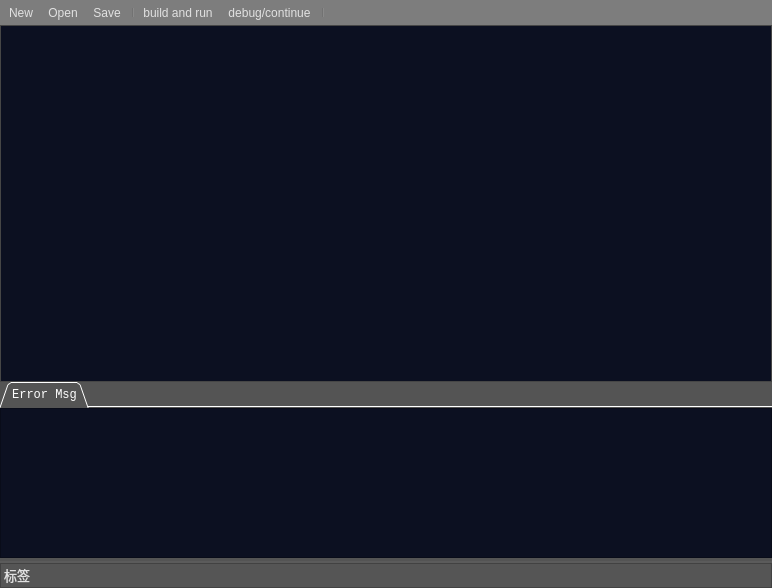
<?xml version="1.0" encoding="UTF-8"?>
<ui version="4.0">
 <class>swCompiler</class>
 <widget class="QMainWindow" name="swCompiler">
  <property name="geometry">
   <rect>
    <x>0</x>
    <y>0</y>
    <width>772</width>
    <height>588</height>
   </rect>
  </property>
  <property name="windowTitle">
   <string>sw-compiler</string>
  </property>
  <property name="styleSheet">
   <string notr="true">border-color: rgba(40, 40, 40, 150);
background-color: rgb(125, 125, 125);
color: rgb(225, 225, 225);</string>
  </property>
  <widget class="QWidget" name="centralwidget">
   <property name="font">
    <font>
     <family>Consolas</family>
    </font>
   </property>
   <property name="styleSheet">
    <string notr="true">background-color: rgb(91, 91, 91);</string>
   </property>
   <layout class="QVBoxLayout" name="verticalLayout">
    <property name="spacing">
     <number>0</number>
    </property>
    <property name="margin">
     <number>0</number>
    </property>
    <item>
     <widget class="QScrollArea" name="codeScroll">
      <property name="sizePolicy">
       <sizepolicy hsizetype="Expanding" vsizetype="Preferred">
        <horstretch>0</horstretch>
        <verstretch>30</verstretch>
       </sizepolicy>
      </property>
      <property name="styleSheet">
       <string notr="true">border-color: rgba(0, 0, 0, 0);
border-top-color: rgb(40, 43, 55);</string>
      </property>
      <property name="widgetResizable">
       <bool>true</bool>
      </property>
      <widget class="QWidget" name="codeScrollAreas">
       <property name="geometry">
        <rect>
         <x>0</x>
         <y>0</y>
         <width>770</width>
         <height>352</height>
        </rect>
       </property>
       <property name="styleSheet">
        <string notr="true">background-color: rgb(12, 16, 33);
selection-background-color: rgb(24, 37, 75);</string>
       </property>
       <layout class="QHBoxLayout" name="horizontalLayout">
        <property name="spacing">
         <number>0</number>
        </property>
        <property name="leftMargin">
         <number>20</number>
        </property>
        <property name="topMargin">
         <number>0</number>
        </property>
        <property name="rightMargin">
         <number>0</number>
        </property>
        <property name="bottomMargin">
         <number>0</number>
        </property>
        <item>
         <widget class="QPlainTextEdit" name="codeTextEdit">
          <property name="font">
           <font>
            <family>Consolas</family>
            <pointsize>12</pointsize>
           </font>
          </property>
          <property name="autoFillBackground">
           <bool>false</bool>
          </property>
          <property name="styleSheet">
           <string notr="true"/>
          </property>
          <property name="frameShape">
           <enum>QFrame::NoFrame</enum>
          </property>
          <property name="lineWidth">
           <number>0</number>
          </property>
          <property name="midLineWidth">
           <number>0</number>
          </property>
          <property name="plainText">
           <string/>
          </property>
         </widget>
        </item>
       </layout>
      </widget>
     </widget>
    </item>
    <item>
     <widget class="QTabWidget" name="infoTabs">
      <property name="enabled">
       <bool>true</bool>
      </property>
      <property name="sizePolicy">
       <sizepolicy hsizetype="Expanding" vsizetype="Preferred">
        <horstretch>0</horstretch>
        <verstretch>15</verstretch>
       </sizepolicy>
      </property>
      <property name="baseSize">
       <size>
        <width>0</width>
        <height>0</height>
       </size>
      </property>
      <property name="font">
       <font>
        <family>Consolas</family>
        <pointsize>9</pointsize>
       </font>
      </property>
      <property name="styleSheet">
       <string notr="true">background-color: rgb(84, 84, 84);
color: rgb(255, 255, 255);
border-bottom-color: rgb(91, 91, 91);</string>
      </property>
      <property name="tabPosition">
       <enum>QTabWidget::North</enum>
      </property>
      <property name="tabShape">
       <enum>QTabWidget::Triangular</enum>
      </property>
      <property name="currentIndex">
       <number>0</number>
      </property>
      <property name="elideMode">
       <enum>Qt::ElideNone</enum>
      </property>
      <property name="documentMode">
       <bool>true</bool>
      </property>
      <property name="tabsClosable">
       <bool>false</bool>
      </property>
      <property name="movable">
       <bool>false</bool>
      </property>
      <widget class="QWidget" name="errMsg">
       <property name="autoFillBackground">
        <bool>false</bool>
       </property>
       <property name="styleSheet">
        <string notr="true">border-left-color: rgb(12, 16, 33);
border-right-color: rgb(12, 16, 33);
border-bottom-color: rgb(84, 84, 84);
border-top-color: rgb(91, 91, 91);</string>
       </property>
       <attribute name="title">
        <string>Error Msg</string>
       </attribute>
       <layout class="QHBoxLayout" name="horizontalLayout_2">
        <property name="spacing">
         <number>0</number>
        </property>
        <property name="leftMargin">
         <number>0</number>
        </property>
        <property name="topMargin">
         <number>0</number>
        </property>
        <property name="rightMargin">
         <number>0</number>
        </property>
        <property name="bottomMargin">
         <number>3</number>
        </property>
        <item>
         <widget class="QTableWidget" name="errorMsgTable">
          <property name="font">
           <font>
            <family>Consolas</family>
            <pointsize>11</pointsize>
           </font>
          </property>
          <property name="autoFillBackground">
           <bool>true</bool>
          </property>
          <property name="styleSheet">
           <string notr="true">color: rgb(255, 255, 255);
background-color: rgb(12, 16, 33);
selection-background-color: rgb(24, 37, 75);</string>
          </property>
          <property name="frameShape">
           <enum>QFrame::StyledPanel</enum>
          </property>
          <property name="frameShadow">
           <enum>QFrame::Raised</enum>
          </property>
          <property name="lineWidth">
           <number>1</number>
          </property>
          <property name="midLineWidth">
           <number>100</number>
          </property>
          <property name="editTriggers">
           <set>QAbstractItemView::NoEditTriggers</set>
          </property>
          <property name="selectionBehavior">
           <enum>QAbstractItemView::SelectRows</enum>
          </property>
          <property name="horizontalScrollMode">
           <enum>QAbstractItemView::ScrollPerPixel</enum>
          </property>
          <property name="gridStyle">
           <enum>Qt::NoPen</enum>
          </property>
          <attribute name="horizontalHeaderHighlightSections">
           <bool>true</bool>
          </attribute>
          <attribute name="verticalHeaderHighlightSections">
           <bool>false</bool>
          </attribute>
         </widget>
        </item>
       </layout>
      </widget>
     </widget>
    </item>
    <item>
     <spacer name="horizontalSpacer">
      <property name="orientation">
       <enum>Qt::Horizontal</enum>
      </property>
      <property name="sizeType">
       <enum>QSizePolicy::Fixed</enum>
      </property>
      <property name="sizeHint" stdset="0">
       <size>
        <width>40</width>
        <height>2</height>
       </size>
      </property>
     </spacer>
    </item>
    <item>
     <widget class="QFrame" name="frame">
      <property name="font">
       <font>
        <family>Microsoft YaHei UI Light</family>
        <pointsize>10</pointsize>
       </font>
      </property>
      <property name="styleSheet">
       <string notr="true">background-color: rgb(85, 85, 85);
border-top-color: rgb(125, 125, 125);</string>
      </property>
      <property name="frameShape">
       <enum>QFrame::StyledPanel</enum>
      </property>
      <property name="frameShadow">
       <enum>QFrame::Plain</enum>
      </property>
      <layout class="QHBoxLayout" name="horizontalLayout_3">
       <property name="spacing">
        <number>0</number>
       </property>
       <property name="leftMargin">
        <number>3</number>
       </property>
       <property name="topMargin">
        <number>1</number>
       </property>
       <property name="rightMargin">
        <number>0</number>
       </property>
       <property name="bottomMargin">
        <number>2</number>
       </property>
       <item>
        <widget class="QLabel" name="workPathLabel">
         <property name="font">
          <font>
           <family>Consolas</family>
           <pointsize>10</pointsize>
          </font>
         </property>
         <property name="contextMenuPolicy">
          <enum>Qt::NoContextMenu</enum>
         </property>
         <property name="text">
          <string>标签</string>
         </property>
        </widget>
       </item>
      </layout>
     </widget>
    </item>
   </layout>
  </widget>
  <widget class="QToolBar" name="toolBar">
   <property name="contextMenuPolicy">
    <enum>Qt::NoContextMenu</enum>
   </property>
   <property name="windowTitle">
    <string>toolBar</string>
   </property>
   <property name="layoutDirection">
    <enum>Qt::LeftToRight</enum>
   </property>
   <property name="autoFillBackground">
    <bool>false</bool>
   </property>
   <property name="movable">
    <bool>false</bool>
   </property>
   <property name="floatable">
    <bool>true</bool>
   </property>
   <attribute name="toolBarArea">
    <enum>TopToolBarArea</enum>
   </attribute>
   <attribute name="toolBarBreak">
    <bool>false</bool>
   </attribute>
   <addaction name="actionNew"/>
   <addaction name="actionOpen"/>
   <addaction name="actionSave"/>
   <addaction name="separator"/>
   <addaction name="actionBuildAndRun"/>
   <addaction name="actionDebug"/>
   <addaction name="separator"/>
  </widget>
  <action name="actionNew">
   <property name="icon">
    <iconset>
     <normaloff>icons/New.png</normaloff>
     <normalon>New.png</normalon>icons/New.png</iconset>
   </property>
   <property name="text">
    <string>New</string>
   </property>
  </action>
  <action name="actionOpen">
   <property name="icon">
    <iconset>
     <normaloff>icons/Open.png</normaloff>
     <normalon>Open.png</normalon>icons/Open.png</iconset>
   </property>
   <property name="text">
    <string>&amp;Open</string>
   </property>
  </action>
  <action name="actionBuildAndRun">
   <property name="icon">
    <iconset>
     <normaloff>icons/system-run.png</normaloff>icons/system-run.png</iconset>
   </property>
   <property name="text">
    <string>build and run</string>
   </property>
  </action>
  <action name="actionDebug">
   <property name="icon">
    <iconset>
     <normaloff>icons/Debug.png</normaloff>icons/Debug.png</iconset>
   </property>
   <property name="text">
    <string>debug/continue</string>
   </property>
  </action>
  <action name="actionSave">
   <property name="icon">
    <iconset>
     <normaloff>icons/Save.png</normaloff>
     <normalon>Save.png</normalon>icons/Save.png</iconset>
   </property>
   <property name="text">
    <string>&amp;Save</string>
   </property>
  </action>
 </widget>
 <resources/>
 <connections/>
</ui>
